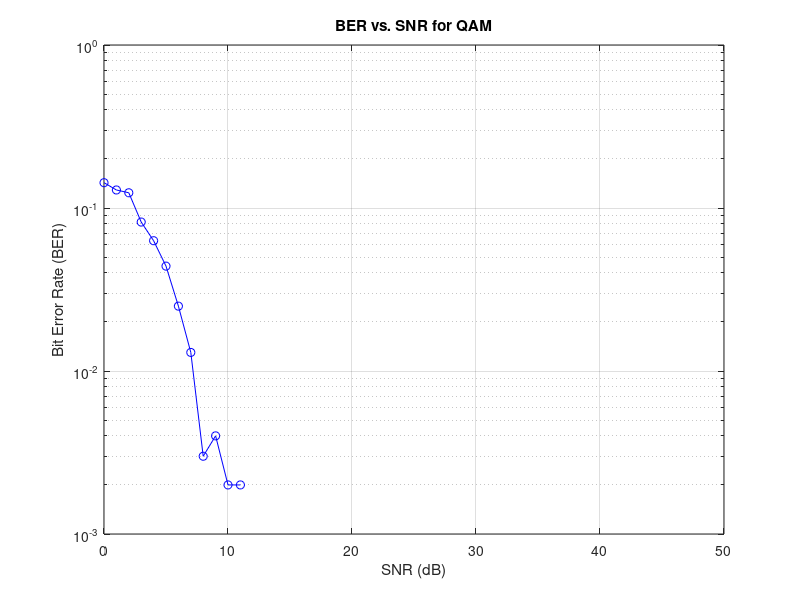

Write MATLAB code to recreate this figure.
clc
clear all
close all

N=1000;
mlevel=4;
k=log2(mlevel);
x=randi([0 1],N,1);

xysm=bi2de(reshape(x,k,length(x)/k).',"left-msb"); %.' transpose
xmod=qammod(xysm,mlevel); %modulation

SNR_values=0:50;
BER_values=zeros(size(SNR_values));

for i=1:length(SNR_values)
  SNR=SNR_values(i);
  Tx_awgn=awgn(xmod,SNR,"measured");% it adjusts the noise level upto required SNR
  Rx=Tx_awgn;
  Rx_demod=qamdemod(Rx,mlevel);
  z=de2bi(Rx_demod,'left-msb');

  Rx_bitstream=reshape(z',prod(size(z)),1);

  [number_of_errors,bit_error_rate]=biterr(x,Rx_bitstream);
  BER_values(i)=bit_error_rate;
endfor
semilogy(SNR_values,BER_values,'bo-'); %black colour circular mark solid line
grid on;
xlabel('SNR (dB)');
ylabel('Bit Error Rate (BER)');
title('BER vs. SNR for QAM');
